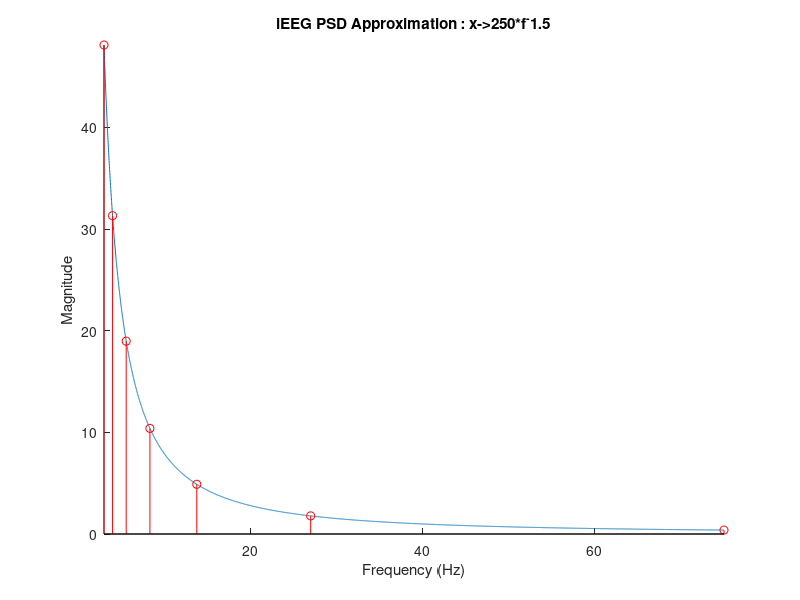

MATLAB code to generate this figure:


%% calcul equal area under the curves between fmin and fMax, when the curve is 
% a function of the type x:->K*x^-b

fmin = 3;
fMax = 75;
nFilters = 6;


%- Function parameters
K = 250;
b = 1.5;
f = @(x)K*x.^(-b);

% Area function (integral)
area = @(x)K*(x.^(-b+1))/(-b+1);

Atot = area(fMax)-area(fmin);

% find the values which divide total Area (Atot) in N equal areas
xFun = @(i,N)(((-b+1)/K)*(i*Atot/N+area(fmin))).^(1/(-b+1));

fVect = xFun(0:nFilters,nFilters);

%% Results

x = fmin:0.01:fMax;
figure; hold on;
plot(x,f(x));

stem(fVect,f(fVect),'r');
axis tight;
xlabel('Frequency (Hz)');
ylabel('Magnitude');
title(['iEEG PSD Approximation : x->',num2str(K),'*f^-',num2str(b)]);
